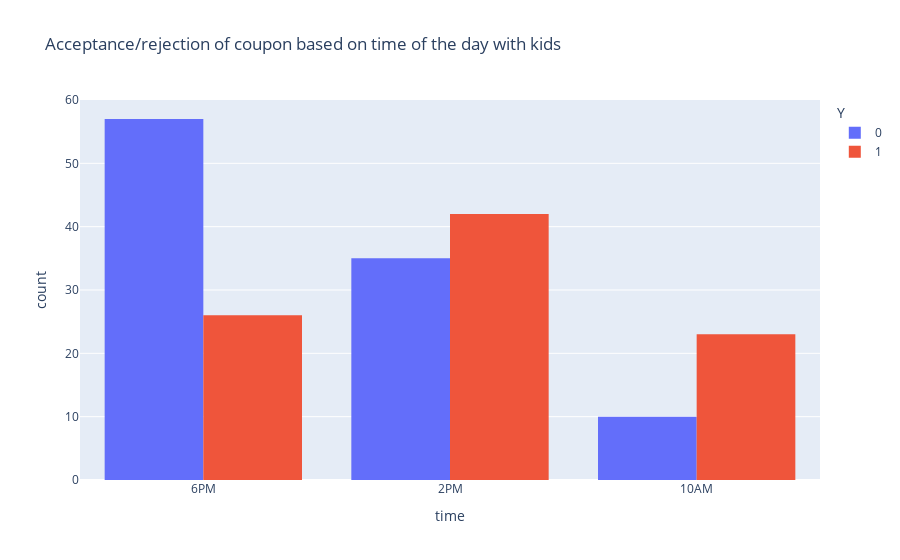

The cell this chart's notebook holds for it:
### Markdown cell above
As these two graphs show, 10 AM is the best is the time that has highest number of acceptance comparing to other time no matter if the driver is alone or with a friend. This will help the coffee houses know what time of the day is the best time to bring in more customers. This make me curious to see how other passangers affect the outcome.

### Code cell
coffee_house_alone_df = coffee_house_df[coffee_house_df['passanger'] == 'Kid(s)']
px.histogram(coffee_house_alone_df, x='time', color='Y', barmode='group', title="Acceptance/rejection of coupon based on time of the day with kids")

### Figure 1 — Plotly figure (JSON) as saved in the notebook; plotly's stock layout.template omitted (floating-point values rounded to 4 significant figures)
{"data": [{"alignmentgroup": "True", "bingroup": "x", "hovertemplate": "Y=0<br>time=%{x}<br>count=%{y}<extra></extra>", "legendgroup": "0", "marker": {"color": "#636efa", "pattern": {"shape": ""}}, "name": "0", "offsetgroup": "0", "orientation": "v", "showlegend": true, "type": "histogram", "x": ["6PM", "6PM", "6PM", "6PM", "6PM", "6PM", "6PM", "6PM", "6PM", "6PM", "6PM", "6PM", "6PM", "6PM", "6PM", "6PM", "6PM", "6PM", "6PM", "6PM", "6PM", "6PM", "6PM", "6PM", "6PM", "6PM", "6PM", "6PM", "6PM", "6PM", "6PM", "6PM", "6PM", "6PM", "6PM", "6PM", "6PM", "6PM", "6PM", "6PM", "6PM", "6PM", "6PM", "6PM", "6PM", "6PM", "6PM", "6PM", "6PM", "2PM", "6PM", "2PM", "6PM", "2PM", "2PM", "6PM", "2PM", "2PM", "6PM", "2PM", "6PM", "6PM", "2PM", "2PM", "6PM", "2PM", "2PM", "6PM", "2PM", "10AM", "10AM", "10AM", "2PM", "2PM", "2PM", "2PM", "2PM", "2PM", "2PM", "2PM", "2PM", "2PM", "2PM", "2PM", "2PM", "2PM", "10AM", "2PM", "10AM", "2PM", "2PM", "10AM", "2PM", "2PM", "10AM", "2PM", "10AM", "2PM", "10AM", "2PM", "10AM", "2PM"], "xaxis": "x", "yaxis": "y"}, {"alignmentgroup": "True", "bingroup": "x", "hovertemplate": "Y=1<br>time=%{x}<br>count=%{y}<extra></extra>", "legendgroup": "1", "marker": {"color": "#EF553B", "pattern": {"shape": ""}}, "name": "1", "offsetgroup": "1", "orientation": "v", "showlegend": true, "type": "histogram", "x": ["6PM", "6PM", "6PM", "6PM", "6PM", "6PM", "6PM", "6PM", "6PM", "6PM", "6PM", "2PM", "6PM", "2PM", "6PM", "2PM", "6PM", "6PM", "6PM", "2PM", "6PM", "2PM", "2PM", "6PM", "6PM", "2PM", "6PM", "6PM", "2PM", "6PM", "2PM", "6PM", "6PM", "2PM", "6PM", "2PM", "6PM", "10AM", "10AM", "10AM", "10AM", "10AM", "10AM", "10AM", "2PM", "2PM", "2PM", "2PM", "2PM", "2PM", "2PM", "2PM", "2PM", "2PM", "2PM", "2PM", "2PM", "2PM", "2PM", "2PM", "2PM", "2PM", "2PM", "10AM", "2PM", "10AM", "2PM", "10AM", "2PM", "10AM", "10AM", "2PM", "10AM", "2PM", "10AM", "2PM", "10AM", "2PM", "10AM", "10AM", "2PM", "10AM", "2PM", "10AM", "10AM", "2PM", "10AM", "2PM", "10AM", "2PM", "10AM"], "xaxis": "x", "yaxis": "y"}], "layout": {"barmode": "group", "legend": {"title": {"text": "Y"}, "tracegroupgap": 0}, "title": {"text": "Acceptance/rejection of coupon based on time of the day with kids"}, "xaxis": {"anchor": "y", "domain": [0, 1], "title": {"text": "time"}}, "yaxis": {"anchor": "x", "domain": [0, 1], "title": {"text": "count"}}}}
